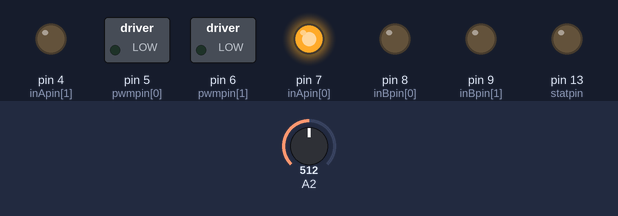
Bench run of a sketch on a simulated Arduino Uno, built with avr-gcc and run on an emulated ATmega328P. Parts: switched loads named in the sketch (green lamp = pin HIGH), output pins drawn as LEDs (lit = HIGH). Inputs (shaded band) come from the test bench; at power-on: A2 = 512. What the sketch prints to the serial monitor is not drawn.

Above: at 0.05 s.
At 3.05 s:
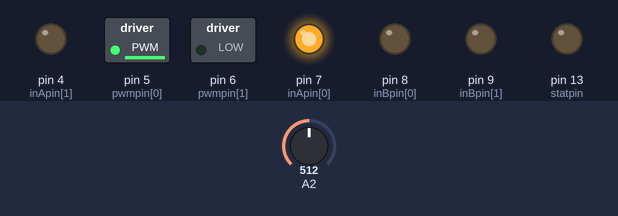
At 6.1 s:
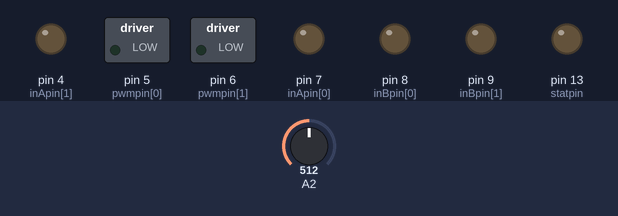
Timing chart, 0 to 8.0 s (numbered marks = the images above):
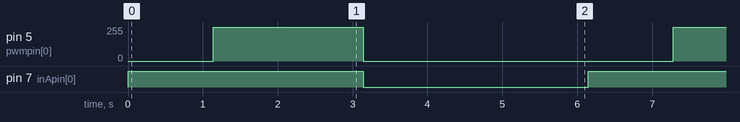

Measured:
- by itself, pin 5 (pwmpin[0]): repeats every 6.1 s: 0/255 4.1 s, 254/255 2.0 s
- by itself, pin 7 (inApin[0]): alternates HIGH for 3.1 s and LOW for 3.0 s

The sketch:

motorDirection.ino
```cpp
/*
  Use the motorGo(uint8_t motor, uint8_t direct, uint8_t pwm)
  function to get motors going in either CW, CCW, BRAKEVCC, or
  BRAKEGND. Use motorOff(int motor) to turn a specific motor off.

  The motor variable in each function should be either a 0 or a 1.
  pwm in the motorGo function should be a value between 0 and 255.
*/

#define BRAKEVCC 0
#define CW   1
#define CCW  2
#define BRAKEGND 3
#define CS_THRESHOLD 100

/*  VNH2SP30 pin definitions
  xxx[0] controls '1' outputs
  xxx[1] controls '2' outputs */
int inApin[2] = {7, 4};  // INA: Clockwise input
int inBpin[2] = {8, 9}; // INB: Counter-clockwise input
int pwmpin[2] = {5, 6}; // PWM input
int cspin[2] = {2, 3}; // CS: Current sense ANALOG input
int enpin[2] = {0, 1}; // EN: Status of switches output (Analog pin)

int statpin = 13;

void setup()
{
  Serial.begin(9600);
  pinMode(statpin, OUTPUT);

  // Initialize digital pins as outputs
  for (int i = 0; i < 2; i++)
  {
    pinMode(inApin[i], OUTPUT);
    pinMode(inBpin[i], OUTPUT);
    pinMode(pwmpin[i], OUTPUT);
  }
  motorOff(0);
}

void loop()
{
 for(int i = 0; i < 255; i++){
  motorGo(0, CW, i);
  Serial.println(i);
 }
  delay(2000);
//  motorGo(0, CCW, 40);
//  delay(1500);
  motorOff(0);
  delay(3000);

  if ((analogRead(cspin[0]) < CS_THRESHOLD) && (analogRead(cspin[1]) < CS_THRESHOLD)){
    digitalWrite(statpin, HIGH);
  Serial.println("Motor GOOD!");
  }
}

void motorOff(int motor)
{
  // Initialize braked
  for (int i = 0; i < 2; i++)
  {
    digitalWrite(inApin[i], LOW);
    digitalWrite(inBpin[i], LOW);
  }
  analogWrite(pwmpin[motor], 0);
}

/* motorGo() will set a motor going in a specific direction
  the motor will continue going in that direction, at that speed
  until told to do otherwise.

  motor: this should be either 0 or 1, will selet which of the two
  motors to be controlled

  direct: Should be between 0 and 3, with the following result
  0: Brake to VCC
  1: Clockwise
  2: CounterClockwise
  3: Brake to GND

  pwm: should be a value between ? and 255, higher the number, the faster
  it'll go
*/
void motorGo(uint8_t motor, uint8_t direct, uint8_t pwm){
  if (motor <= 1){
    if (direct <= 4){
      // Set inA[motor]
      if (direct <= 1)
        digitalWrite(inApin[motor], HIGH);
      else
        digitalWrite(inApin[motor], LOW);
      // Set inB[motor]
      if ((direct == 0) || (direct == 2))
        digitalWrite(inBpin[motor], HIGH);
      else
        digitalWrite(inBpin[motor], LOW);
     analogWrite(pwmpin[motor], pwm);
    }
  }
}
```
